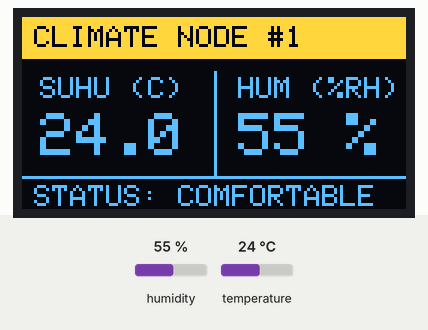
A sketch run on a simulated ESP32. On the bench: 128×64 one-colour display. Inputs (shaded band) come from the test bench; at power-on: humidity 55 %, temperature 24 °C. The OLED is the two-colour kind (top 16 rows yellow); what the sketch prints to the serial monitor is not drawn.

Above: at 4.7 s.
4.8 s: humidity set to 41 %
At 9.0 s:
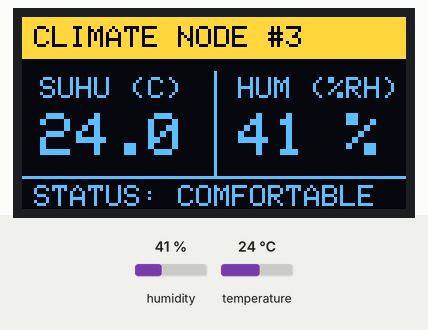
13.8 s: humidity set to 38 %
At 16.3 s:
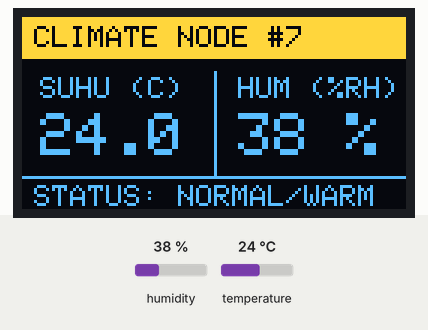
22.8 s: temperature set to 29 °C
At 24.8 s:
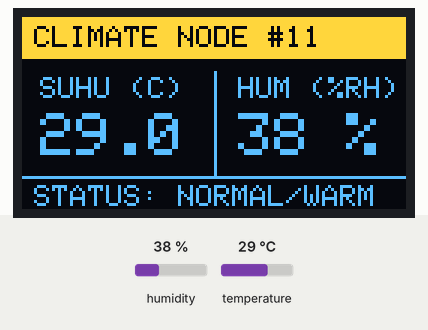
27.6 s: temperature set to 32 °C
At 29.1 s:
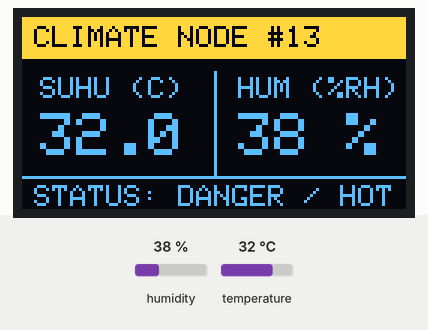
36.6 s: temperature set to 12 °C
At 40.6 s:
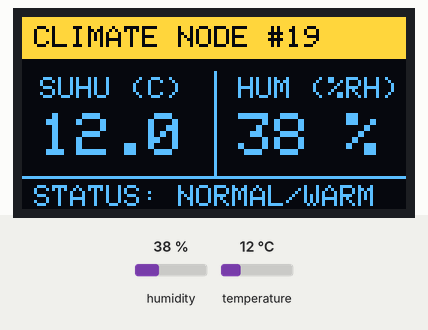
Timing chart, 0 to 42.1 s (numbered marks = the images above; inputs shaded):
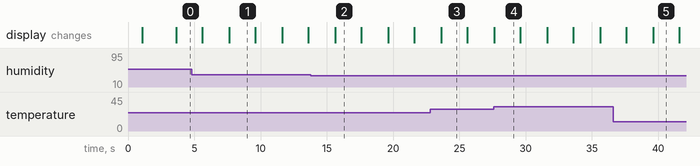

The sketch:

02-DHT11-OLED-Display.ino
```cpp
#include "config.h"
#include "dht_sensor.h"
#include "oled_display.h"

static unsigned long lastReadMillis = 0;
static float currentTemp = 0.0;
static float currentHum = 0.0;
static unsigned long packetCount = 0;

void setup() {
    Serial.begin(SERIAL_BAUD);
    delay(1000);

    Serial.println();
    Serial.println("================================================================");
    Serial.println("        PROYEK 2: DHT DENGAN TAMPILAN OLED I2C                  ");
    Serial.println("        Modul Layar: SSD1306 128x64 I2C (0x3C)                  ");
    Serial.println("================================================================");

    if (initOLED()) {
        showSplashScreen();
    }

    initDHT();

    Serial.println("[SYSTEM] Inisialisasi selesai. Menampilkan data pada OLED...");
}

void loop() {
    unsigned long now = millis();

    if (now - lastReadMillis >= SENSOR_READ_INTERVAL) {
        lastReadMillis = now;
        packetCount++;

        if (readDHT(currentTemp, currentHum)) {
            Serial.print("[DATA #");
            Serial.print(packetCount);
            Serial.print("] Suhu: ");
            Serial.print(currentTemp, 1);
            Serial.print(" °C | kelembapan: ");
            Serial.print(currentHum, 1);
            Serial.println(" %");

            drawClimateScreen(currentTemp, currentHum, packetCount);
        } else {
            Serial.println("[ERROR] Gagal membaca sensor!");
            drawSensorError();
        }
    }
}
```

dht_sensor.h
```cpp
/**
* =======================================================================
* PROYEK 2: DHT11 DENGAN TAMPILAN OLED I2C (SSD1306)
* File: dht_sensor.h
*
* Modul pembacaan sensor dht11 yang sama persis dengan proyek 1.
* Ini membuktikan keunggulan arsitektur modular: kode dapat langsung dipakai ulang!
* ========================================================================
*/

#ifndef DHT_SENSOR_H
#define DHT_SENSOR_H

#include <DHT.h>
#include "config.h"

static DHT dhtSensor(DHT_PIN, DHT_TYPE);

inline void initDHT() {
    dhtSensor.begin();
    Serial.println("[DHT11] Driver sensor berhasil diinisialisasi pada GPIO " + String(DHT_PIN));
}

inline bool readDHT(float &temp, float &hum) {
    float t = dhtSensor.readTemperature();
    float h = dhtSensor.readHumidity();

    if (isnan(t) || isnan(h)) {
        Serial.println("[DHT11 ERROR] Gagal membaca sensor!");
        return false;
    }

    temp = t;
    hum = h;
    return true;
}
 #endif //DHT_SENSOR_H
```

oled_display.h
```cpp
// ====================================================================
// FILE : oled_display.h
// DESKRIPSI:
// Modul driver untuk mengontrol grafis pada layar OLED SSD1306 I2C.
// Menyediakan fungsi splash screen dan rendering layout pembacaan suhu/kelembaban.
// ====================================================================

#ifndef OLED_DISPLAY_H
#define OLED_DISPLAY_H

#include "config.h"
#include <Wire.h>
#include <Adafruit_GFX.h>
#include <Adafruit_SSD1306.h>

static Adafruit_SSD1306 oled(SCREEN_WIDTH, SCREEN_HEIGHT, &Wire, OLED_RESET);
static bool oledAvailable = false;

// Inisialisasi komunikasi I2C dan driver layar OLED.
inline bool initOLED() {
  Wire.begin(OLED_SDA, OLED_SCL);

  if (!oled.begin(SSD1306_SWITCHCAPVCC, OLED_I2C_ADDR)) {
    Serial.println("[OLED ERROR] Gagal mendektesi modul SSD1306 pada I2C 0x3C!");
    oledAvailable = false;
    return false;
  }

  oledAvailable = true;
  oled.clearDisplay();
  oled.setTextColor(SSD1306_WHITE);
  Serial.println("[OLED] Layar SSD1306 128x64 berhasil diinisialisasi.");
  return true;
}

// Menampilkan Splash Screen Pembuka (Judul Proyek /Halaman awal)
inline void showSplashScreen() {
  if (!oledAvailable) return;

  oled.clearDisplay();

  // Bingkai Luar
  oled.drawRect(0, 0, SCREEN_WIDTH, SCREEN_HEIGHT, SSD1306_WHITE);
  oled.drawRect(2, 2, SCREEN_WIDTH - 4, SCREEN_HEIGHT - 4, SSD1306_WHITE);

  // Teks Judul
  oled.setTextSize(1);
  oled.setCursor(18, 12);
  oled.print("PROYEK AKHIR IoT");

  oled.setCursor(14, 26);
  oled.print("CLIMATE MONITOR GERVIL");

  oled.drawLine(14, 38, 114, 38, SSD1306_WHITE);

  oled.setCursor(22, 44);
  oled.print("ESP32 + DHT11");

  oled.display();
  delay(2500); // Tampilkan splash screen selama 2.5 detik
}

// Menggambar Layar utama Pembacaan Suhu & Kelembaban
//  @param temp Suhu dalam Celcius
//  @param hum Kelembapan dalam % RH
//  @param packetCount Nomor urut data paket
inline void drawClimateScreen(float temp, float hum, unsigned long packetCount) {
  if (!oledAvailable) return;

  oled.clearDisplay();

  // 1. Header Bar Top (Suhu)
  oled.fillRect(0, 0, SCREEN_WIDTH, 14, SSD1306_WHITE); // Teks hitam di atas bar putih
  oled.setTextSize(1);
  oled.setTextColor(SSD1306_BLACK, SSD1306_WHITE);
  oled.setCursor(4, 3);
  oled.print("CLIMATE NODE #");
  oled.print(packetCount);

  // 2. Area Nilai Suhu (Sisi Kiri)
  oled.setTextColor(SSD1306_WHITE);
  oled.setTextSize(1);
  oled.setCursor(6, 20);
  oled.print(F("SUHU (C)"));

  oled.setTextSize(2);
  oled.setCursor(6, 32);
  oled.print(temp, 1);

  // 3. Garis Pembagi Vertikal Tengah
  oled.drawLine(64, 18, 64, 52, SSD1306_WHITE);

  // 4. Area Nilai Kelembaban (Sisi Kanan)
  oled.setTextSize(1);
  oled.setCursor(72, 20);
  oled.print("HUM (%RH)");

  oled.setTextSize(2);
  oled.setCursor(72, 32);
  oled.print(round(hum), 0);
  oled.print(" %");

  // 5. Bar Status Bawah (Keterangan / Alert)
  oled.drawLine(0, 53, SCREEN_WIDTH, 53, SSD1306_WHITE);
  oled.setTextSize(1);
  oled.setCursor(4, 56);

  if (temp >= 20.0 && temp <= 26.0 && hum >= 40.0 && hum <= 60.0) {
    oled.print("STATUS: COMFORTABLE");
  } else if (temp > 30.0 || hum > 80.0) {
    oled.print("STATUS: DANGER / HOT");
  } else {
    oled.print(F("STATUS: NORMAL/WARM"));
  }

  oled.display();
}

// Menampilkan pesan error jika pembacaan sensor gagal
inline void drawSensorError() {
  if (!oledAvailable) return;

  oled.clearDisplay();
  oled.setTextSize(1);
  oled.setCursor(10, 16);
  oled.print("SENSOR DHT11 ERROR!");
  oled.setCursor(10, 32);
  oled.println("Periksa perkabelan");
  oled.setCursor(10, 44);
  oled.println("pada pin GPIO 4");
  oled.display();
}

#endif // OLED_DISPLAY_H
```

config.h
```cpp
// =====================================
// PROYEK 2: DHT11 DENGAN TAMPILAN OLED I2C (SSD1306)
// FILE: config.h

// SKEMA WIRING HARDWARE LENGKAP KE ESP32
// -------------------------------------------------------
// 1. SENSOR DHT11
//    - VCC  -> 3.3V
//    - GND  -> GND
//    - DATA -> GPIO 4 (D4)
//
// 2. MODUL OLED I2C 0.96 INCI (SSD1306 128X64)
//    - VCC  -> 3.3V ESP32
//    - GND  -> GND
//    - SDA  -> GPIO 21 (PIN default I2C SDA ESP32)
//    - SCL  -> GPIO 22 (PIN default I2C SCL ESP32)
// ==========================================

#ifndef CONFIG_H
#define CONFIG_H

#include <Arduino.h>

// Definisi pin sensor DHT11
#define DHT_PIN         4
#define DHT_TYPE        DHT11

// Definisi komunikasi I2C & Layar OLED SSD1306
#define OLED_SDA        21      // PIN Data I2C
#define OLED_SCL        22      // PIN Clock I2C
#define OLED_I2C_ADDR   0x3C    // Alamat I2C standar (gunakan 0x3D jika layar gelap)
#define SCREEN_WIDTH    128     // Lebar layar OLED dalam piksel
#define SCREEN_HEIGHT   64      // Tinggi layar OLED dalam piksel
#define OLED_RESET      -1      // Reset pin (-1 jika berbagi pin reset ESP32 / tidak dipakai)

// KONFIGURASI SISTEM
#define SERIAL_BAUD         115200
#define SENSOR_READ_INTERVAL 2000 // Baca sensor setiap 2 detik

#endif // CONFIG_H
```

Measured:
- the behaviour switches between 40 and 39 % on humidity (found by bisection; images 1 and 2)
- the behaviour switches between 30 and 31 °C on temperature (found by bisection; images 3 and 4)
- after the input at 13.8 s, the display: changes after 1.8 s (image 2)
- after the input at 27.6 s, the display: changes at once (image 4)
- after the input at 36.6 s, the display: first differs from a run without the input after 3.0 s (image 5)
- what the display in image 1 shows lasts 2.0 s, from 7.6 s to 9.6 s
